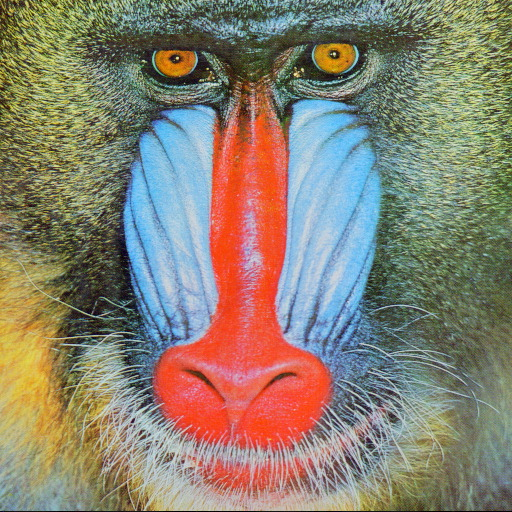
#> input picture simulation/image_capture/opencv-4.x/samples/data/baboon.jpg, 512 x 512 px, given in place of the camera
$ python image_process_test.py   (Python 2 division)
#> lines starting #> are read from the running program, lines starting #| are printed output that depends on the picture; after the words box and inside, x2 and y2 are one past the last pixel; in counts of white or black regions, pixels touching at a corner belong together
import cv2
from matplotlib import pyplot as plt

cap = cv2.VideoCapture(0)

# Check if the webcam is opened correctly
if not cap.isOpened():
    raise IOError("Cannot open webcam")


while True:
	ret, frame = cap.read()
#> frame is the input picture: shape (512, 512, 3); mean B, G, R 112.9, 129.1, 137.1
	frame = cv2.resize(frame, None, fx=1, fy=1, interpolation=cv2.INTER_AREA)
	orb = cv2.ORB_create()
	orb.setEdgeThreshold(1)
	kp = orb.detect(frame,None)
#> kp = 500 keypoints; strongest (x, y, size): (334, 54, 31), (177, 58, 31), (295, 74, 31), (302, 69, 31)
	img2 = cv2.drawKeypoints(frame, kp, None, color=(0,255,0), flags=0)
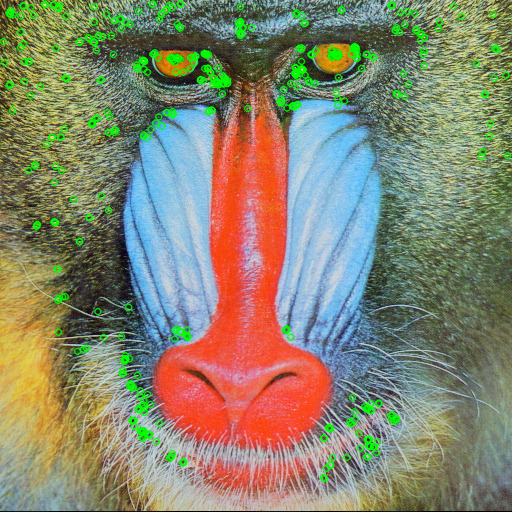
#> img2: shape (512, 512, 3); mean B, G, R 110, 133.2, 133.9
        cv2.imshow('Input', img2)
        c = cv2.waitKey(10)
#> (key Esc is pressed here)
	if c == 27:
		break

cap.release()
cv2.destroyAllWindows()


cv_image = cv2.imread('moms5_4x3.png', cv2.IMREAD_GRAYSCALE)
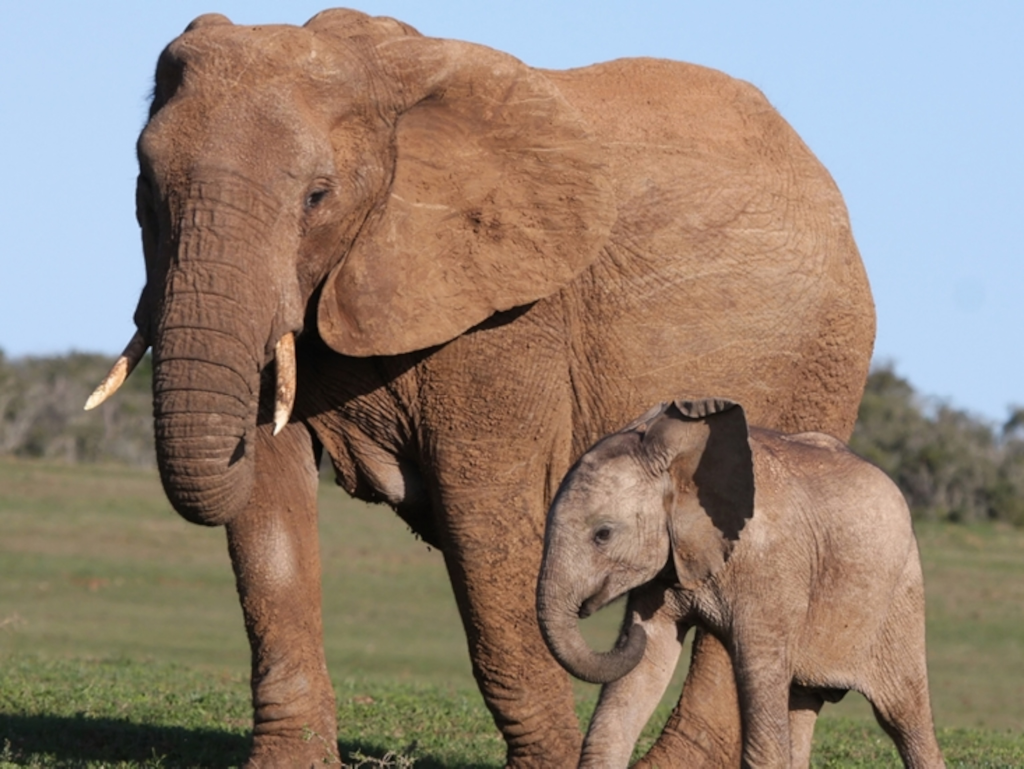
#> input picture simulation/image_capture/moms5_4x3.png, 3072 x 2305 px (shown at 1/3 size)
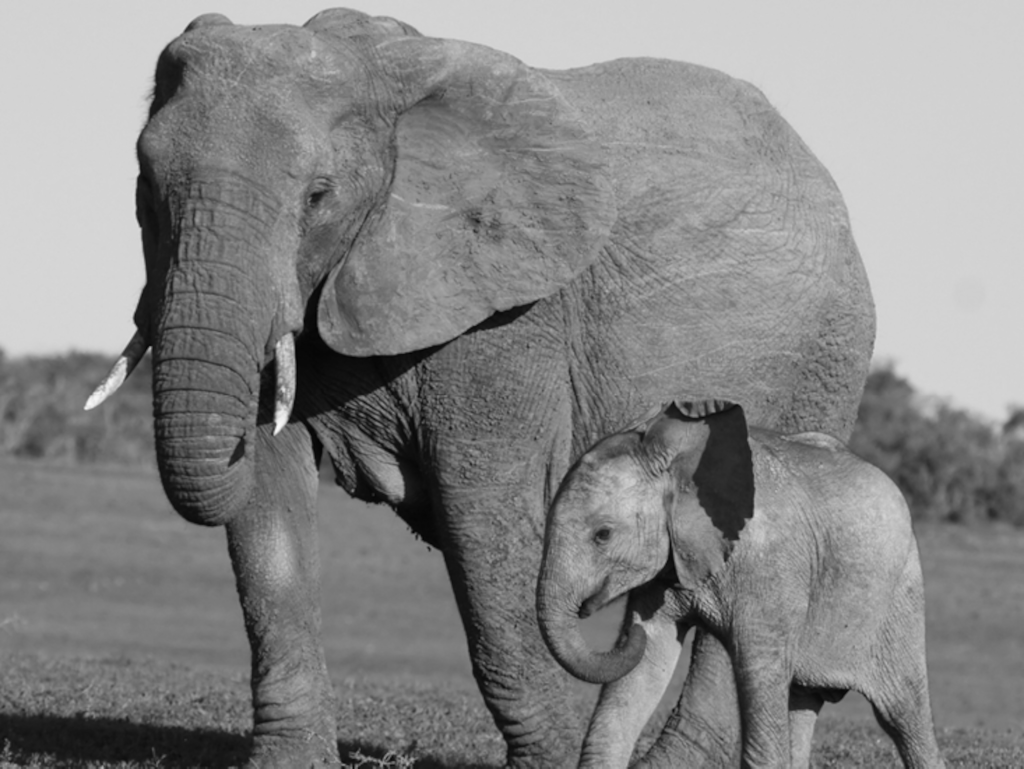
#> cv_image: shape (2305, 3072) (shown at 1/3 size); min 0, max 252, mean 134.6
#cv2.imshow('win', cv_image)
width = cv_image.shape[0]
#> width = 2305
length = cv_image.shape[1]
#> length = 3072
resize = cv2.resize(cv_image, (width/3, length/3))
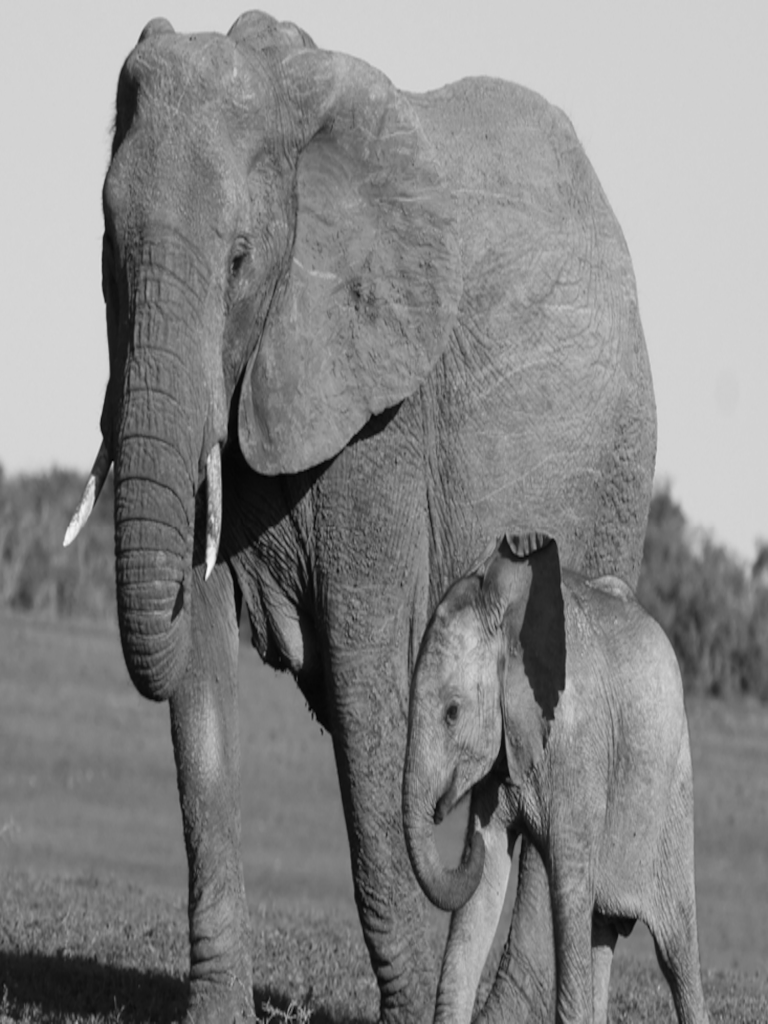
#> resize: shape (1024, 768); min 2, max 251, mean 134.4
#cv2.imshow('resize', resize)
img_blur = cv2.GaussianBlur(resize, (3,3), 0)
edges = cv2.Canny(image = cv_image, threshold1 = 100, threshold2 = 200)
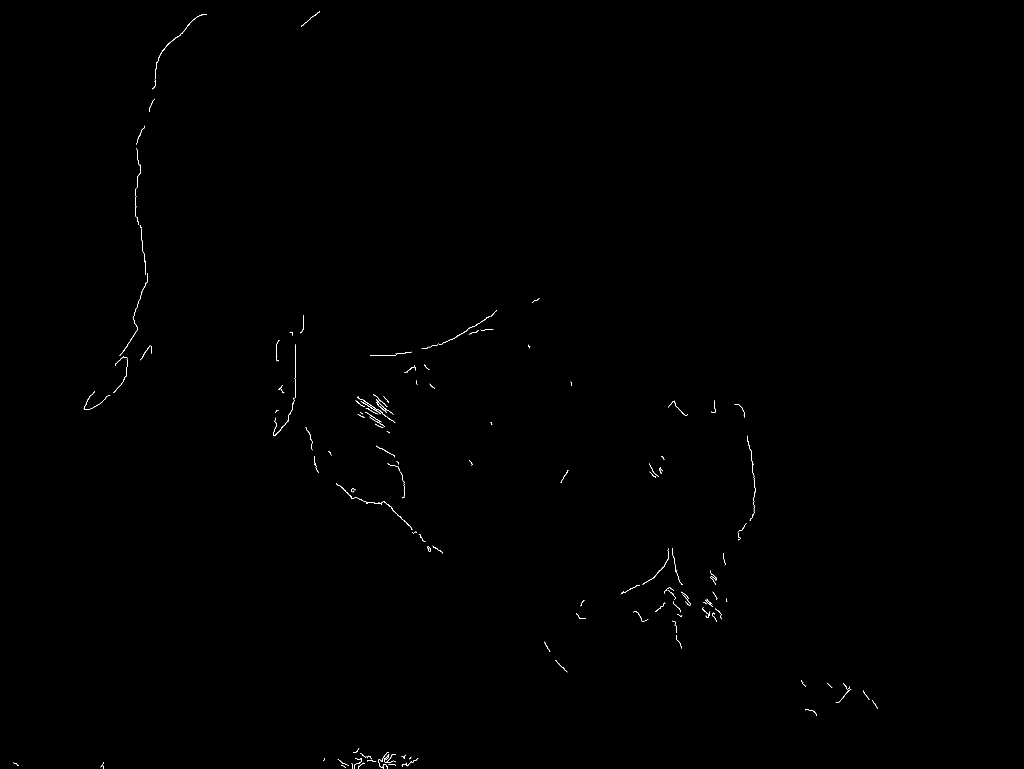
#> edges: shape (2305, 3072) (shown at 1/3 size); 0.12% white in thin lines or dots, all inside (x1, y1, x2, y2) = (41, 34, 2634, 2305)
#cv2.imshow('edge', edges)
